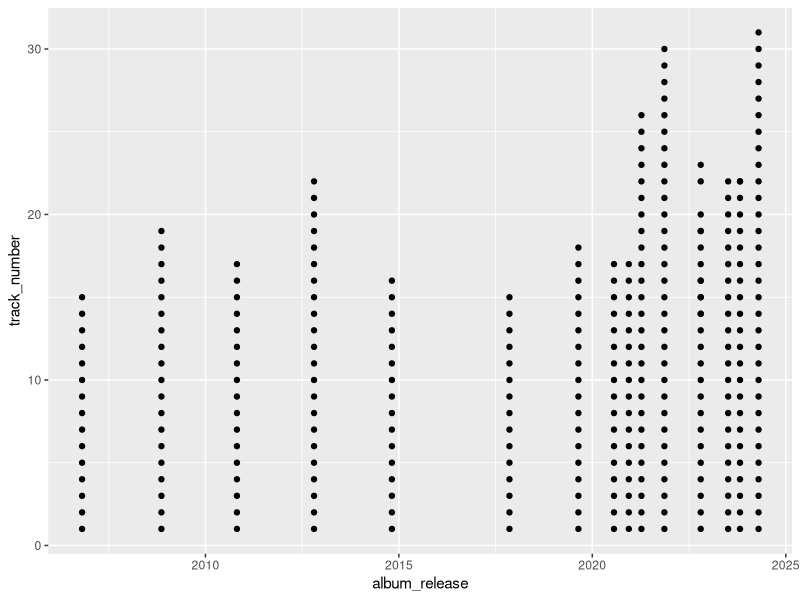
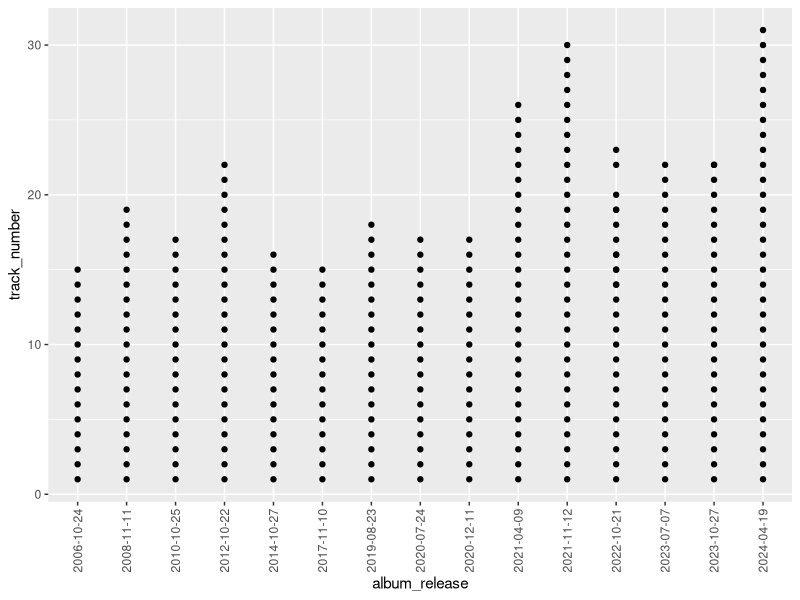
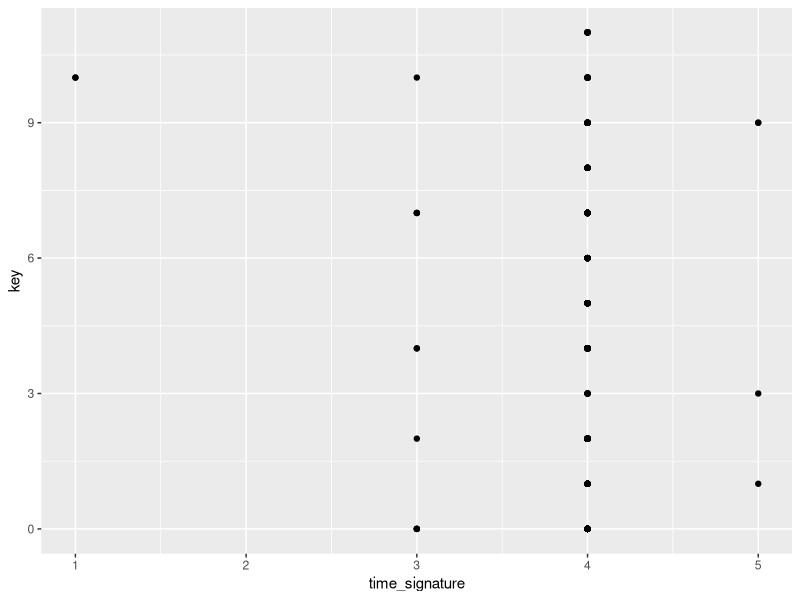

These charts were generated, in order, by the following R code:
## ---- chunk 1
#| echo: false
#| message: false
library(here)
## ---- chunk 2
#| label: importing.data
#| message: false

library(readr)

# reading in csv is for importing comma-separated files

# base R
data_base <- read.csv(file = "data/taylorswift.csv", 
                 header = TRUE, 
                 sep = ",", 
                 stringsAsFactors = TRUE)


# Tidyverse
data_tidy <- read_csv(file = "data/taylorswift.csv",
                 col_names = TRUE)

## ---- chunk 3
#| label: data.type
#| message: false
#| eval: true

# first load the packages we are going to need
library(tidyverse)

# next import some data, as an example we are using the taylorswift data
data <- read_csv(file = "data/taylorswift.csv",
                 col_names = TRUE)

# Its good to start any data analysis with basic data exploration.
# how many columns of data are there?
ncol(data)

# how many rows of observations are there?
nrow(data)

# when we imported the data, what is the type of data in each column?
as.data.frame(map_chr(data, class))
glimpse(data)

## ---- chunk 4
# sometimes we want numeric variables as numbers and sometimes we want them to be factors. In this case the x axis is spaced based on the time between album releases.
ggplot(data, aes(x=album_release, y = track_number)) + geom_point()

# If we convert the year to a factor variable the time between won't matter and it will be equally distributed.

data$album_release <- as.factor(data$album_release)
ggplot(data, aes(x=album_release, y = track_number)) + geom_point() + 
  theme(axis.text.x = element_text(angle = 90, vjust = 0.5, hjust = 1))

# This makes a big difference not only for the plotting, but will also impact how statistical analyses are performed. So be careful and make sure the data type is correctly specified (continuous versus categorical versus factored versus ordered)


ggplot(data, aes(x=time_signature, y = key)) + geom_point()


